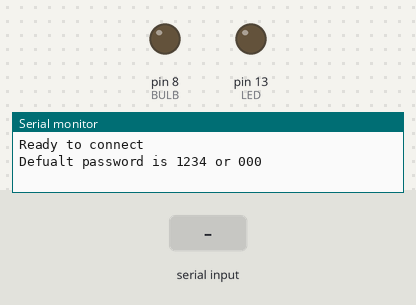
The sketch below on a simulated Arduino Uno, built with avr-gcc and run on an emulated ATmega328P. Parts: output pins drawn as LEDs (lit = HIGH), the last lines printed to the serial monitor. The inputs (shaded band) are chosen by the test bench.

Above: at 1.2 s.
1.3 s: "G" received over Serial
At 2.2 s:
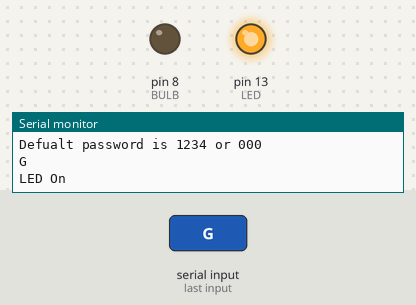
2.8 s: "O" received over Serial
At 3.4 s:
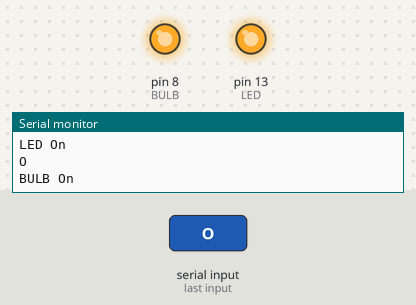
4.3 s: "R" received over Serial
At 5.7 s:
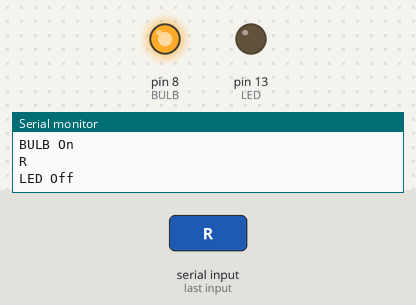
Timing chart, 0 to 7.3 s (numbered marks = the images above; inputs shaded):
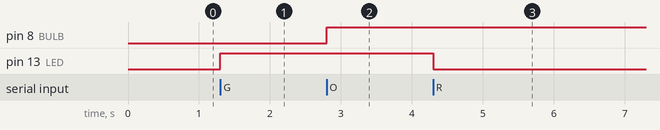

Measured:
- after the input at 1.3 s, pin 13 (LED): LOW → HIGH at once
- after the input at 2.8 s, pin 8 (BULB): LOW → HIGH at once
- after the input at 4.3 s, pin 13 (LED): HIGH → LOW at once

The sketch:

Bulb_control_using_bluetooth.ino
```cpp
char state;
int LED = 13;
int BULB = 8;
void setup()
{
   Serial.begin(9600);
   pinMode(LED, OUTPUT);
   pinMode(BULB, OUTPUT);
   digitalWrite(BULB, LOW);
   Serial.println("Ready to connect\nDefualt password is 1234 or 000");
}
void loop()
{
   if (Serial.available())
   {
      state = Serial.read();

     if (state == 'G')
     {
        Serial.println(state);
        digitalWrite(LED, HIGH);
        Serial.println("LED On");
     }
     else if (state == 'R')
     {
        Serial.println(state);
        digitalWrite(LED, LOW);
        Serial.println("LED Off");
     }

     if (state == 'O')
     {
        Serial.println(state);
        digitalWrite(BULB, HIGH);
        Serial.println("BULB On");
     }
     else if (state == 'F')
     {
        Serial.println(state);
        digitalWrite(BULB, LOW);
        Serial.println("BULB Off");
     }
   }
}
```
